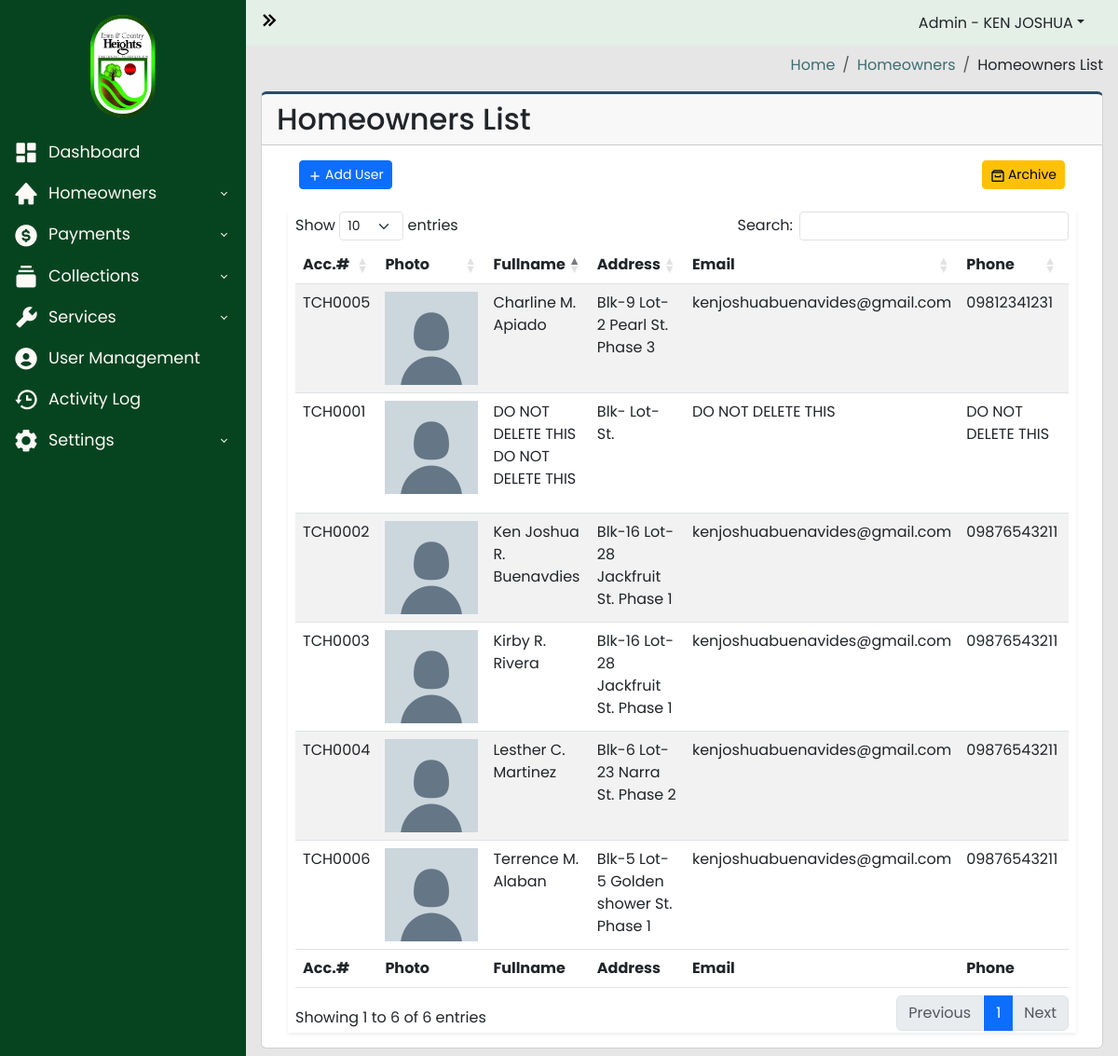
Page /admin-panel/homeowners.php (signed in) on the committed database.
### tables this page shows
CREATE TABLE `homeowners_users` (
  `id` int(100) NOT NULL,
  `account_number` varchar(100) NOT NULL,
  `username` varchar(100) NOT NULL,
  `password` varchar(100) NOT NULL,
  `firstname` varchar(100) NOT NULL,
  `lastname` varchar(100) NOT NULL,
  `middle_initial` varchar(100) NOT NULL,
  `email` varchar(100) NOT NULL,
  `phone_number` varchar(100) NOT NULL,
  `blk` varchar(100) NOT NULL,
  `lot` varchar(100) NOT NULL,
  `street` varchar(100) NOT NULL,
  `phase` varchar(100) NOT NULL,
  `status` varchar(100) NOT NULL,
  `date_created` datetime NOT NULL,
  `archive` varchar(255) NOT NULL DEFAULT 'ACTIVE'
);

### admin-panel/homeowners.php (the view, shortened to what this page needs)
<?php
require_once("../includes/header.php");
?>
<?php
$server = new Server;
$server->adminAuthentication();
?>
<body>
	<div class="wrapper">
		<?php
		require_once("../includes/sidebar.php");
		?>
		<div class="main">
			<?php
			require_once("../includes/navbar.php");
			?>
			<main class="content px-3 py-2">
				<section class="content-header d-flex justify-content-end align-items-center mb-3">
					<ol class="breadcrumb mb-0">
						<li class="breadcrumb-item"><a href="#">Home</a></li>
						<li class="breadcrumb-item"><a href="#">Homeowners</a></li>
						<li class="breadcrumb-item">Homeowners List</li>
					</ol>
				</section>
				<div class="card card-border">
					<div class="card-header">
						<h2>Homeowners List</h2>
					</div>
					<div class="card-body">
						<div class="container-fluid">
							<section class="main-content">
								<div class="row">
									<div class="col-xs-12">
										<div class="box">
											<div class="header-box container-fluid  align-items-center">
												<div class="row">
													<div class="col">
														<a href="#addHomeowners" data-bs-toggle="modal" class="btn btn-primary btn-sm btn-flat"><i class='bx bx-plus bx-xs bx-tada-hover'></i>Add User</a>
													</div>
													<div class="col d-flex justify-content-end">
														<a href="../admin-panel/homeowners_archive_list.php" class="btn btn-warning btn-sm btn-flat"><i class='bx bx-archive bx-xs bx-tada-hover'></i>Archive</a>
													</div>
												</div>
											</div>
											<div class="body-box shadow-sm">
												<div class="table-responsive mx-2">
													<table id="homeownersTable" class="table table-striped" style="width:100%">
														<thead>
															<tr>
																<th width="5%">Acc.#</th>
																<th width="10%">Photo</th>
																<th width="20%">Fullname</th>
																<th width="30%">Address</th>
																<th width="10%">Email</th>
																<th width="10%">Phone</th>
																<th width="10%">Status</th>
															</tr>
														</thead>
														<tbody>
															<?php
															$ACTIVE = "ACTIVE";
															$query = "SELECT * FROM homeowners_users WHERE archive = :ACTIVE";
															$data = ["ACTIVE" => $ACTIVE];
															$connection = $server->openConn();
															$stmt = $connection->prepare($query);
															$stmt->execute($data);
															while ($result = $stmt->fetch()) {
																$account_number = $result['account_number'];
																$firstname = $result['firstname'];
																$lastname = $result['lastname'];
																$middle_initial = $result['middle_initial'];
																$blk = $result['blk'];
																$lot = $result['lot'];
																$street = $result['street'];
																$phase = $result['phase'];
																$email = $result['email'];
																$phone_number = $result['phone_number'];
															?>
																<tr>
																	<td><?php echo $account_number; ?></td>
																	<td>
																		<div class="profile-container"><img class="profile-image" src="../uploads/default-profile.png"></div>
																	</td>
																	<td>
																		<?php
																		echo $firstname . " " . $middle_initial . " " . $lastname . "</p>";
																		?>
																	</td>
																	<td><?php echo "Blk-" . $blk . " Lot-" . $lot . " " . $street . " St. " . $phase; ?></td>
																	<td><?php echo $email; ?></td>
																	<td><?php echo $phone_number; ?></td>
																	<td>
																	</td>
																</tr>
															<?php
															}
															?>
														</tbody>
														<tfoot>
															<tr>
																<th width="5%">Acc.#</th>
																<th width="10%">Photo</th>
																<th width="20%">Fullname</th>
																<th width="30%">Address</th>
																<th width="10%">Email</th>
																<th width="10%">Phone</th>
																<th width="10%">Status</th>
															</tr>
														</tfoot>
													</table>
												</div>
											</div>
										</div>
									</div>
								</div>
							</section>
						</div>
					</div>
				</div>
			</main>
		</div>
	</div>
	<?php
	include("../includes/footer.php");
	?>

### styles/yearpicker.css (style rules this page uses)
:root { --background-color: #fff; --border-color: #ccc; --text-color: #555; --selected-text-color: rgb(56, 241, 164); --hover-background-color: #eee; }

### styles/general.css (style rules this page uses)
* { padding: 0; margin: 0; box-sizing: border-box; font-family: Poppins, sans-serif; }

### styles/admin-dashboard.css (style rules this page uses)
* { padding: 0; margin: 0; box-sizing: border-box; font-family: Poppins, sans-serif; }
body { background-image: url("../img/town_and_country_heights.jpg"); background-size: cover; background-repeat: no-repeat; background-attachment: fixed; }
.content { margin-top: 50px; }
.wrapper { display: flex; align-items: stretch; width: 100%; overflow: hidden; min-height: 100vh; }
.main { background-color: #e6e6e6; margin-left: 264px; transition: 0.6s ease; }
.main { display: flex; flex-direction: column; width: 100%; overflow: hidden; }
h2 { margin: 0; }
.breadcrumb-item a { text-decoration: none; color: #3C6E71; }
.header-box { height: 55px; background-color: white; }
.bx-plus, .bx-refresh, .bx-archive { vertical-align: middle; margin-right: 3px; }
.body-box { background-color: white; }
.profile-image { height: 100px; width: 100px; object-fit: cover; }
.card-border { border-top: 3px solid #284B63 ; }

### styles/login.css (style rules this page uses)
* { font-family: 'Poppins', sans-serif; }

### styles/signup.css (style rules this page uses)
* { font-family: 'Poppins', sans-serif; }

### rows in the picture
homeowners_users: account_number "TCH0001", firstname "DO NOT DELETE THIS", lastname "DO NOT DELETE THIS", email "DO NOT DELETE THIS", phone_number "DO NOT DELETE THIS"
homeowners_users: account_number "TCH0002", firstname "Ken Joshua", middle_initial "R.", lastname "Buenavdies", blk "16", lot "28", street "Jackfruit", phase "Phase 1", email "kenjoshuabuenavides@gmail.com", phone_number "09876543211"
homeowners_users: account_number "TCH0003", firstname "Kirby", middle_initial "R.", lastname "Rivera", blk "16", lot "28", street "Jackfruit", phase "Phase 1", email "kenjoshuabuenavides@gmail.com", phone_number "09876543211"
homeowners_users: account_number "TCH0004", firstname "Lesther", middle_initial "C.", lastname "Martinez", blk "6", lot "23", street "Narra", phase "Phase 2", email "kenjoshuabuenavides@gmail.com", phone_number "09876543211"
homeowners_users: account_number "TCH0005", firstname "Charline", middle_initial "M.", lastname "Apiado", blk "9", lot "2", street "Pearl", phase "Phase 3", email "kenjoshuabuenavides@gmail.com", phone_number "09812341231"
homeowners_users: account_number "TCH0006", firstname "Terrence", middle_initial "M.", lastname "Alaban", blk "5", lot "5", street "Golden shower", phase "Phase 1", email "kenjoshuabuenavides@gmail.com", phone_number "09876543211"

### other values in the picture
$_SESSION['firstname'] "KEN JOSHUA"
